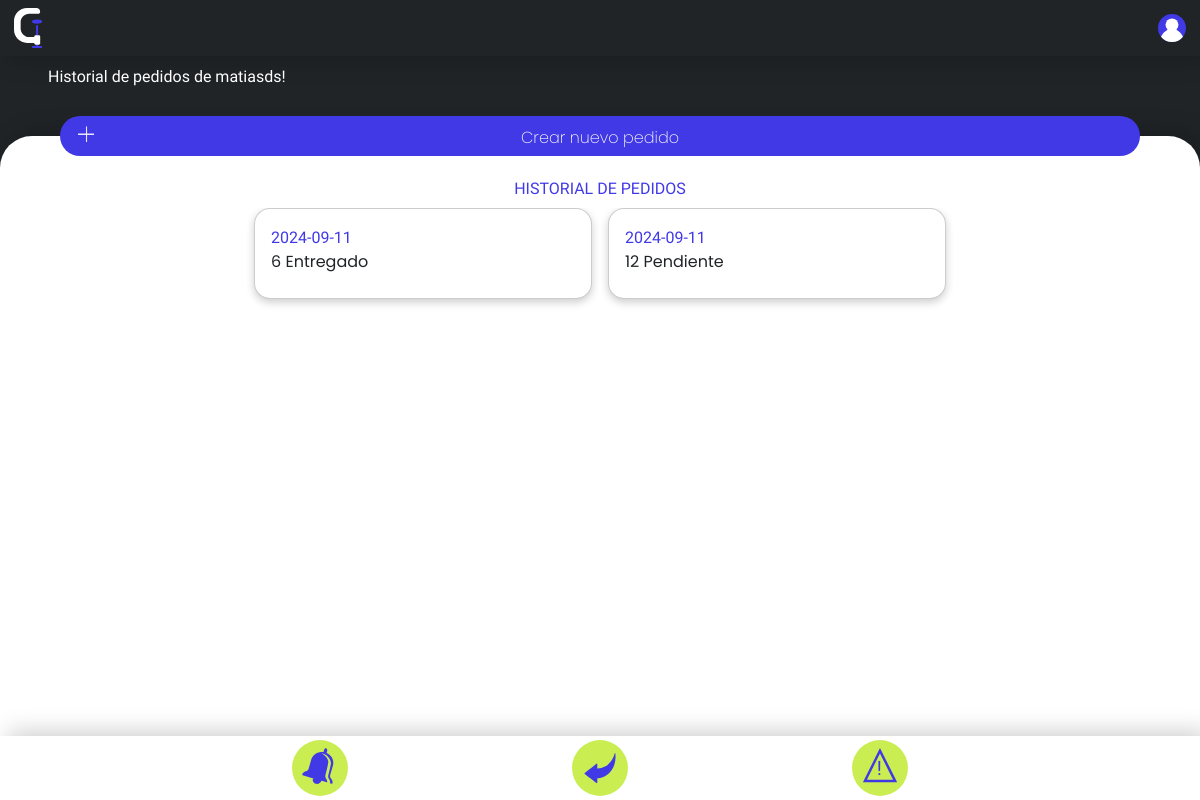
/prepararpedido.php (signed in), run on an earlier commit of the app's database.
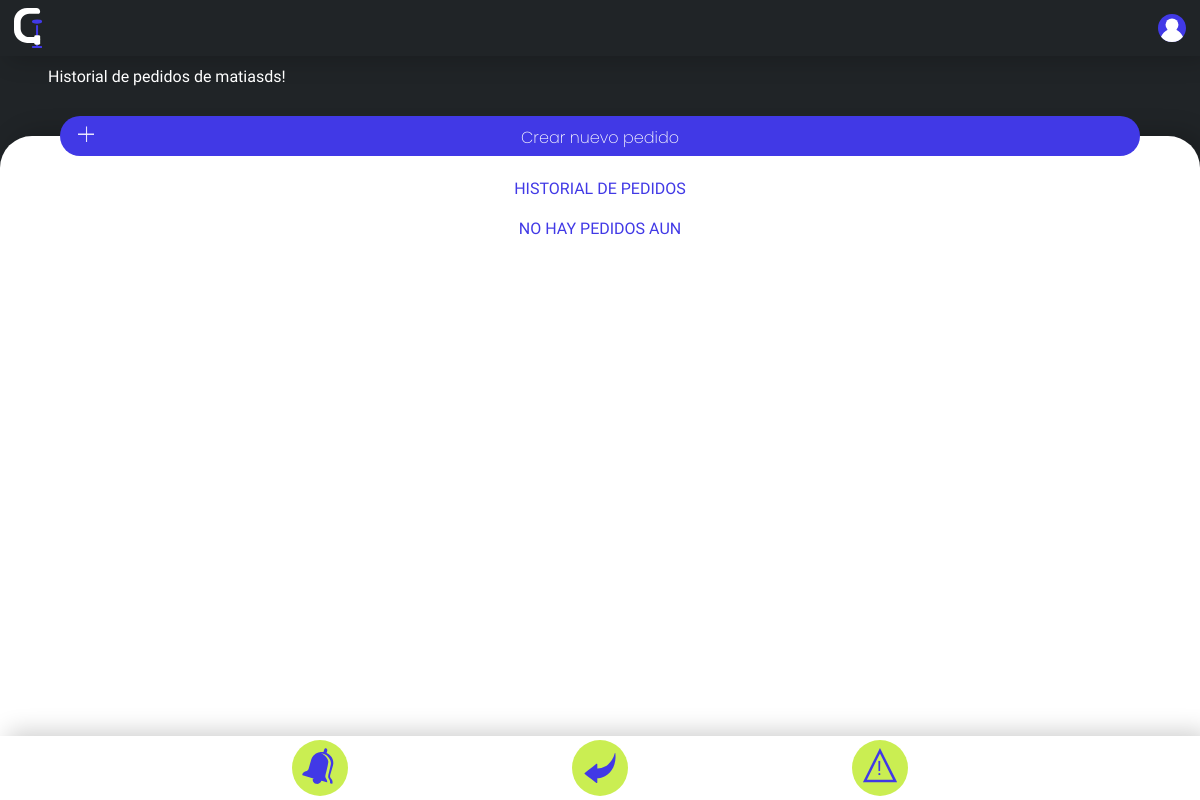
And on a later commit of the database.
### tables this page shows
CREATE TABLE `pedidos` (
  `id_pedido` int(11) NOT NULL,
  `fecha_pedido` date NOT NULL,
  `fk_usuario` int(11) NOT NULL,
  `id_aula` int(11) NOT NULL,
  `estado` enum('Pendiente','En proceso','Enviado','Entregado','Devuelto','Cancelado') NOT NULL,
  `observaciones` varchar(200) NOT NULL,
  `pedido` longtext NOT NULL CHECK (json_valid(`pedido`)),
  `fk_curso` int(11) NOT NULL
);

### prepararpedido.php (the view, shortened to what this page needs)
<?php
include "codigophp/conexionbs.php";
?>
<!DOCTYPE html>
<html lang="es">
<head>
    <link rel="stylesheet" href="estiloscss/animaciones.css">
    <link rel="stylesheet" href="estiloscss/styles.css">
    <link rel="stylesheet" href="estiloscss/imagenes.css">
</head>
<body>
    <div id="pagina">
        <div id="header">
           <a href="inicio.php" class="imagen"><?php incrustarSVG("imagenes/SVG/logo"); ?></a>
            <button class="imagen" ><?php incrustarSVG("imagenes/SVG/user"); ?></button>
        </div>
        <div id="subheader">
            <h1>Historial de pedidos de <?php echo htmlspecialchars($_SESSION['username']); ?>!</h1>
            <p></p>
        </div>
        <div id="contenido">
            <form action="pedido.php" method="post">
                <button class="barra" type="submit">
                    <div class="mas"></div>
                        <div>Crear nuevo pedido</div>
                </button>
            </form>
            <div class="contenido2">
                <div class="con3" id="inicio">
                    <h1>HISTORIAL DE PEDIDOS</h1>
                    <div class="scroll-y"  id="scroll" style="height: 100%;">
                        <div class="conscroll-y">
                            <?php
                               $sql = "SELECT * FROM pedidos WHERE pedidos.fk_usuario = ?";
                    $stmt = $conn->prepare($sql);
                    $stmt->bind_param("s", $_SESSION['id_usuario']);
                    $stmt->execute();
                    $result = $stmt->get_result();
                    if ($result->num_rows > 0) {
                        while($row = $result->fetch_assoc()) {
                            echo '<div class="rectangulo2"><h1>'.$row["fecha_pedido"].'</h1> <p>'.$row["id_aula"].' '.$row["estado"].'</p> <input type="hidden" name="id" id="id" value="'.$row["id_pedido"].'"><input type="hidden" name="estado" id="estado" value="'.$row["estado"].'"><input type="hidden" name="pedido" id="pedido" value="'.htmlspecialchars($row["pedido"],ENT_QUOTES, 'UTF-8').'"> <button class="imagen opciones tocar"></button></div>';
                        }
                    } else {
                        echo "<h1>NO HAY PEDIDOS AUN</h1>";
                    }
                    ?>
                        </div>
                    </div>
                </div>
            </div>
        </div>
        <div id="footer">
            <a href="notificaciones.php" class="i imagen izquierda">Notificaciones<?php incrustarSVG("imagenes/SVG/campana"); ?></a>
            <a onclick="goBack()" class="i imagen centro">Volver al inicio<?php incrustarSVG("imagenes/SVG/flecha"); ?></a>
            <a href="reportes.php" class="i imagen derecha">Reportes<?php incrustarSVG("imagenes/SVG/alerta"); ?></a>
        </div>
    </div>
</body>
</html>

What changed in the data, as far as the page shows it:
removed pedidos: fecha_pedido "2024-09-11", id_aula "6", estado "Entregado"
removed pedidos: fecha_pedido "2024-09-11", id_aula "12", estado "Pendiente"
Also different on the page:
text now shown: "NO HAY PEDIDOS AUN"
